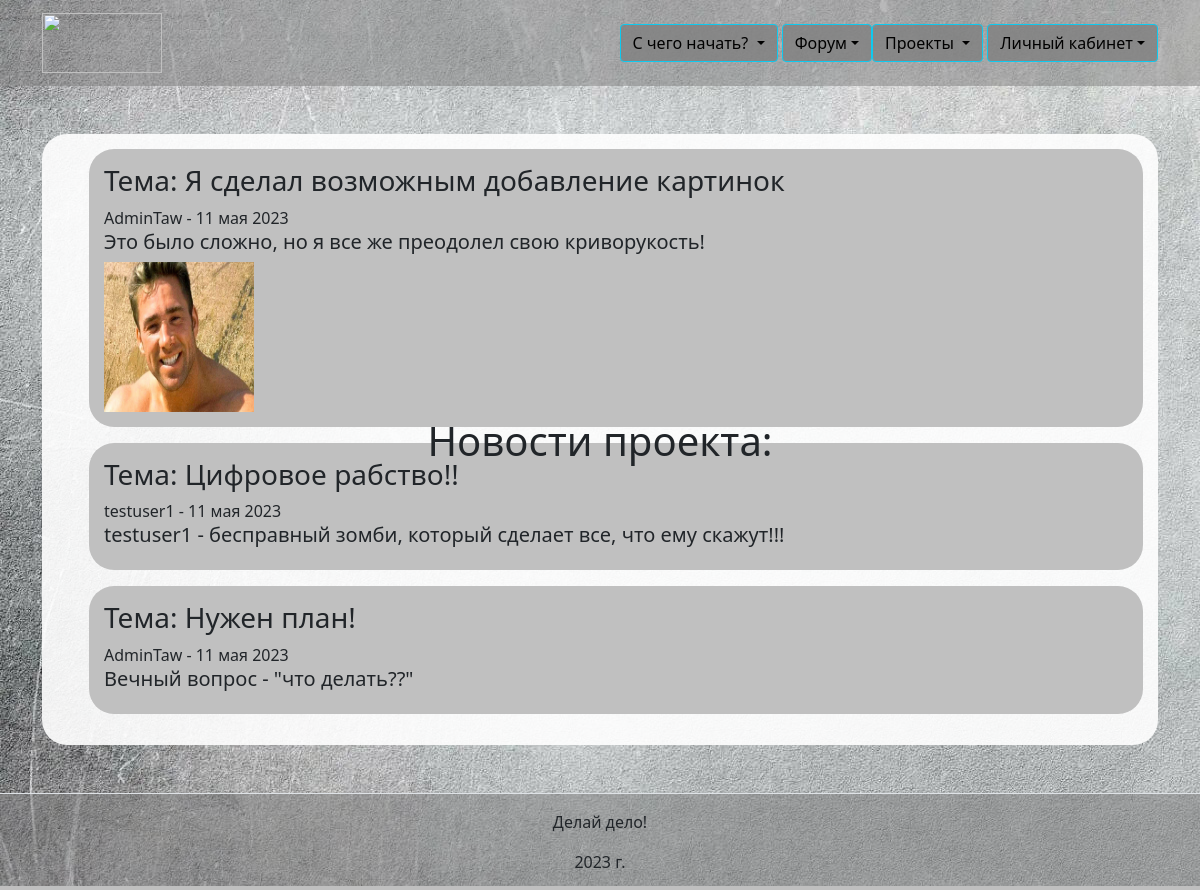
Page /news on the committed database.
### infoposts/models.py (models this page shows)
class NewsModel(models.Model):
    author = models.ForeignKey(
        User,
        on_delete=models.CASCADE,
        related_name='news',
        verbose_name='Автор',
    )
    title_news = models.TextField(
        blank=True,
        verbose_name='Заголовок новости',
    )
    text = models.TextField(
        blank=True,
        verbose_name='Текст новости',
    )
    pub_date = models.DateTimeField(
        auto_now=True,
        verbose_name='Дата публикации',
    )
    image = models.ImageField(
        blank=True,
        verbose_name='Изображение в новости',
        upload_to='infoposts',
    )
    class Meta:
        verbose_name = 'News'

### infoposts/views.py (the view)
# urls.py: path('news', views.news_project, name='news')
def news_project(request):
    templates = 'infoposts/news-project.html'
    data_root = {
        'title': 'delaYdelo',
        'news': NewsModel.objects.all()
    }
    return render(request, template_name=templates, context=data_root)

### templates/infoposts/news-project.html (shortened to what this page needs)
{% extends "base.html" %}
{% load static %}
{% load thumbnail %}
{% block content %}
<div class="container py-5">
          <div class="content-info">
  <div class="tablo">
    <h1>Новости проекта:</h1>
  </div>
    {% for new in news %}
    <ul>
      <div class="content-info-news">
        <il>
          <h3>Тема: {{  new.title_news  }}</h3>
          {{ new.author }} - {{  new.pub_date|date:"d E Y"  }}
        </il>
          <h5>
          {{  new.text  }}
          </h5>
        {% thumbnail new.image "300x300" crop="center" upscale=True as im %}
          <img  src="{{ im.url }}" width="150" height="150">
        {% endthumbnail %}
      </div>
    </ul>
    {% endfor %}
     </div>
      </div>
{% endblock content %}

### templates/base.html (style rules this page uses)
.tablo { margin: 0; position: absolute; top: 50%; left: 50%; margin-right: -50%; transform: translate(-50%, -50%) }
.content-info { overflow-wrap: break-word; background: rgba(255, 255, 255, 0.9); border-radius: 25px; padding: 15px; }
.content-info-news { overflow-wrap: break-word; background: #C0C0C0; border-radius: 25px; padding: 15px; }

### rows in the picture
NewsModel: title_news "Я сделал возможным добавление картинок", author "AdminTaw", pub_date "11 мая 2023", text "Это было сложно, но я все же преодолел свою криворукость!"
NewsModel: title_news "Цифровое рабство!!", author "testuser1", pub_date "11 мая 2023", text "testuser1 - бесправный зомби, который сделает все, что ему скажут!!!"
NewsModel: title_news "Нужен план!", author "AdminTaw", pub_date "11 мая 2023", text "Вечный вопрос - \"что делать??\""
